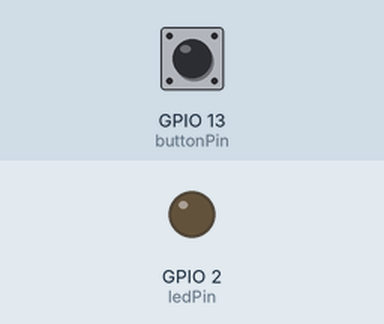
A sketch run on a simulated ESP32. On the bench: output pins drawn as LEDs (lit = HIGH). The inputs (shaded band) are chosen by the test bench; at power-on: GPIO 13 (buttonPin) HIGH. WiFi joins after 1.5 s; servers stay silent unless stated; uploads are accepted with an empty reply; what the sketch prints to the serial monitor is not drawn.

Above: at 2.7 s.
2.8 s: GPIO 13 (buttonPin) pulled LOW for 0.15 s
At 2.9 s:
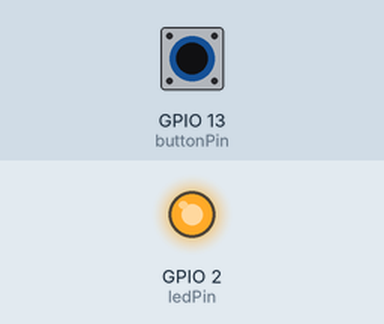
4.5 s: GPIO 13 (buttonPin) pulled LOW for 3.2 s
At 8.0 s:
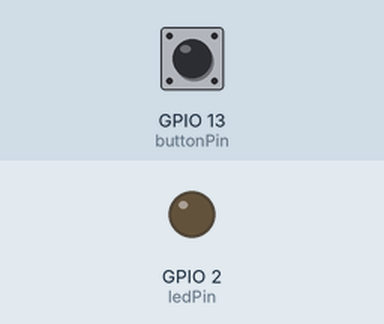
Timing chart, 0 to 9.5 s (numbered marks = the images above; inputs shaded):
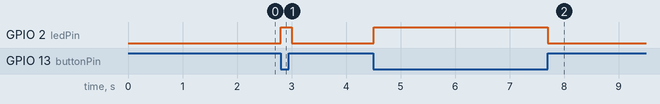

Measured:
- after the input at 2.8 s, GPIO 2 (ledPin): LOW → HIGH at once, → LOW 0.20 s later
- after the input at 4.5 s, GPIO 2 (ledPin): LOW → HIGH at once, → LOW 3.2 s later

The sketch:

sketch.ino
```cpp
#include <WiFi.h>
#include <HTTPClient.h>

const char* ssid = "MagicWorkshop";
const char* password = "toronto2025";

const char* serverURL = "http://192.168.0.101:3000/button-press";

const int ledPin = 2;
const int buttonPin = 13;

int buttonState = HIGH;
bool alreadySent = false;

unsigned long lastLoopTime = 0;
const unsigned long loopInterval = 10; // milliseconds = 100 Hz

void setup() {
  Serial.begin(115200);
  pinMode(ledPin, OUTPUT);
  pinMode(buttonPin, INPUT_PULLUP);

  WiFi.begin(ssid, password);
  Serial.print("Connecting to WiFi");
  while (WiFi.status() != WL_CONNECTED) {
    delay(500);
    Serial.print(".");
  }
  Serial.println("\nConnected to WiFi!");
  Serial.println(WiFi.localIP());

  String mac = WiFi.macAddress();
  mac.replace(":", "");
  Serial.print("Device MAC: ");
  Serial.println(mac);
}

void loop() {
  unsigned long now = millis();
  if (now - lastLoopTime < loopInterval) return;
  lastLoopTime = now;

  int reading = digitalRead(buttonPin);

  if (reading == LOW && !alreadySent) {
    digitalWrite(ledPin, HIGH);
    sendButtonPress();
    alreadySent = true;
  }

  if (reading == HIGH && alreadySent) {
    digitalWrite(ledPin, LOW);
    alreadySent = false;
  }
}

void sendButtonPress() {
  if (WiFi.status() == WL_CONNECTED) {
    HTTPClient http;
    http.begin(serverURL);
    http.addHeader("Content-Type", "application/json");

    String mac = WiFi.macAddress();
    mac.replace(":", "");

    String payload = "{\"device\":\"" + mac + "\",\"event\":\"press\"}";

    int httpResponseCode = http.POST(payload);
    Serial.print("POST response: ");
    Serial.println(httpResponseCode);
    http.end();
  } else {
    Serial.println("WiFi not connected. Cannot send event.");
  }
}
```
